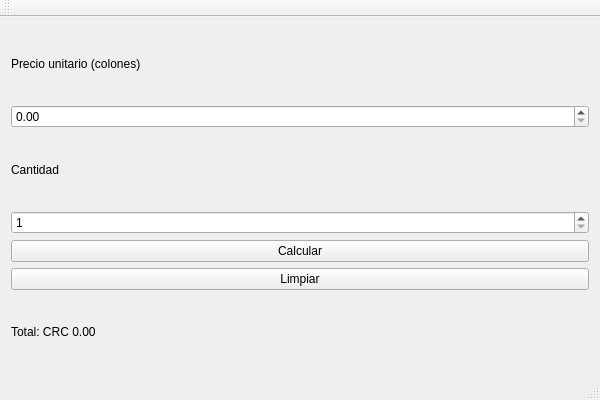
<?xml version="1.0" encoding="UTF-8"?>
<ui version="4.0">
 <class>lab6Class</class>
 <widget class="QMainWindow" name="lab6Class">
  <property name="geometry">
   <rect>
    <x>0</x>
    <y>0</y>
    <width>600</width>
    <height>400</height>
   </rect>
  </property>
  <property name="windowTitle">
   <string>Calculadora de compras</string>
  </property>
  <widget class="QWidget" name="centralWidget">
   <layout class="QVBoxLayout" name="verticalLayout">
    <item>
     <widget class="QLabel" name="lblPrecio">
      <property name="text">
       <string>Precio unitario (colones)</string>
      </property>
     </widget>
    </item>
    <item>
     <widget class="QDoubleSpinBox" name="spnPrecio">
      <property name="maximum">
       <double>1000000.000000000000000</double>
      </property>
      <property name="singleStep">
       <double>100.000000000000000</double>
      </property>
     </widget>
    </item>
    <item>
     <widget class="QLabel" name="lblCantidad">
      <property name="text">
       <string>Cantidad</string>
      </property>
     </widget>
    </item>
    <item>
     <widget class="QSpinBox" name="spnCantidad">
      <property name="minimum">
       <number>1</number>
      </property>
      <property name="maximum">
       <number>1000</number>
      </property>
     </widget>
    </item>
    <item>
     <widget class="QPushButton" name="btnCalcular">
      <property name="text">
       <string>Calcular</string>
      </property>
     </widget>
    </item>
    <item>
     <widget class="QPushButton" name="btnLimpiar">
      <property name="text">
       <string>Limpiar</string>
      </property>
     </widget>
    </item>
    <item>
     <widget class="QLabel" name="lblTotal">
      <property name="text">
       <string>Total: CRC 0.00</string>
      </property>
     </widget>
    </item>
   </layout>
  </widget>
  <widget class="QMenuBar" name="menuBar">
   <property name="geometry">
    <rect>
     <x>0</x>
     <y>0</y>
     <width>600</width>
     <height>21</height>
    </rect>
   </property>
  </widget>
  <widget class="QToolBar" name="mainToolBar">
   <attribute name="toolBarArea">
    <enum>TopToolBarArea</enum>
   </attribute>
   <attribute name="toolBarBreak">
    <bool>false</bool>
   </attribute>
  </widget>
  <widget class="QStatusBar" name="statusBar"/>
 </widget>
 <layoutdefault spacing="6" margin="11"/>
 <resources>
  <include location="lab6.qrc"/>
 </resources>
 <connections/>
</ui>
